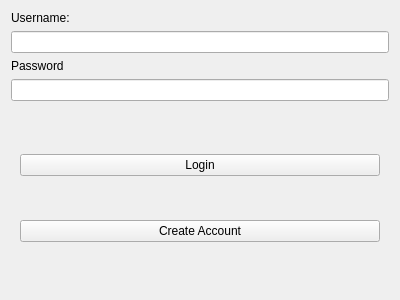
<?xml version="1.0" encoding="UTF-8"?>
<ui version="4.0">
 <class>Form</class>
 <widget class="QWidget" name="Form">
  <property name="geometry">
   <rect>
    <x>0</x>
    <y>0</y>
    <width>400</width>
    <height>300</height>
   </rect>
  </property>
  <property name="windowTitle">
   <string>Form</string>
  </property>
  <layout class="QVBoxLayout" name="verticalLayout">
   <item>
    <widget class="QLabel" name="lUsername">
     <property name="text">
      <string>Username:</string>
     </property>
    </widget>
   </item>
   <item>
    <widget class="QLineEdit" name="leUsername"/>
   </item>
   <item>
    <widget class="QLabel" name="lPassword">
     <property name="text">
      <string>Password</string>
     </property>
    </widget>
   </item>
   <item>
    <widget class="QLineEdit" name="lePassword">
     <property name="echoMode">
      <enum>QLineEdit::Password</enum>
     </property>
     <property name="clearButtonEnabled">
      <bool>false</bool>
     </property>
    </widget>
   </item>
   <item>
    <widget class="QStackedWidget" name="stackedWidget">
     <property name="currentIndex">
      <number>0</number>
     </property>
     <widget class="QWidget" name="page">
      <layout class="QVBoxLayout" name="verticalLayout_2">
       <item>
        <widget class="QPushButton" name="plLogin">
         <property name="text">
          <string>Login</string>
         </property>
        </widget>
       </item>
       <item>
        <widget class="QPushButton" name="plCreateAccount">
         <property name="text">
          <string>Create Account</string>
         </property>
        </widget>
       </item>
      </layout>
     </widget>
     <widget class="QWidget" name="page_2">
      <layout class="QVBoxLayout" name="verticalLayout_3">
       <item>
        <widget class="QLabel" name="pcAccountType">
         <property name="text">
          <string>Account Type</string>
         </property>
        </widget>
       </item>
       <item>
        <widget class="QComboBox" name="pcCbAccountType"/>
       </item>
       <item>
        <widget class="QPushButton" name="pcCreateAccount">
         <property name="text">
          <string>Create Account</string>
         </property>
        </widget>
       </item>
       <item>
        <widget class="QPushButton" name="pcLogin">
         <property name="text">
          <string>Login</string>
         </property>
        </widget>
       </item>
      </layout>
     </widget>
    </widget>
   </item>
  </layout>
 </widget>
 <resources/>
 <connections/>
</ui>
